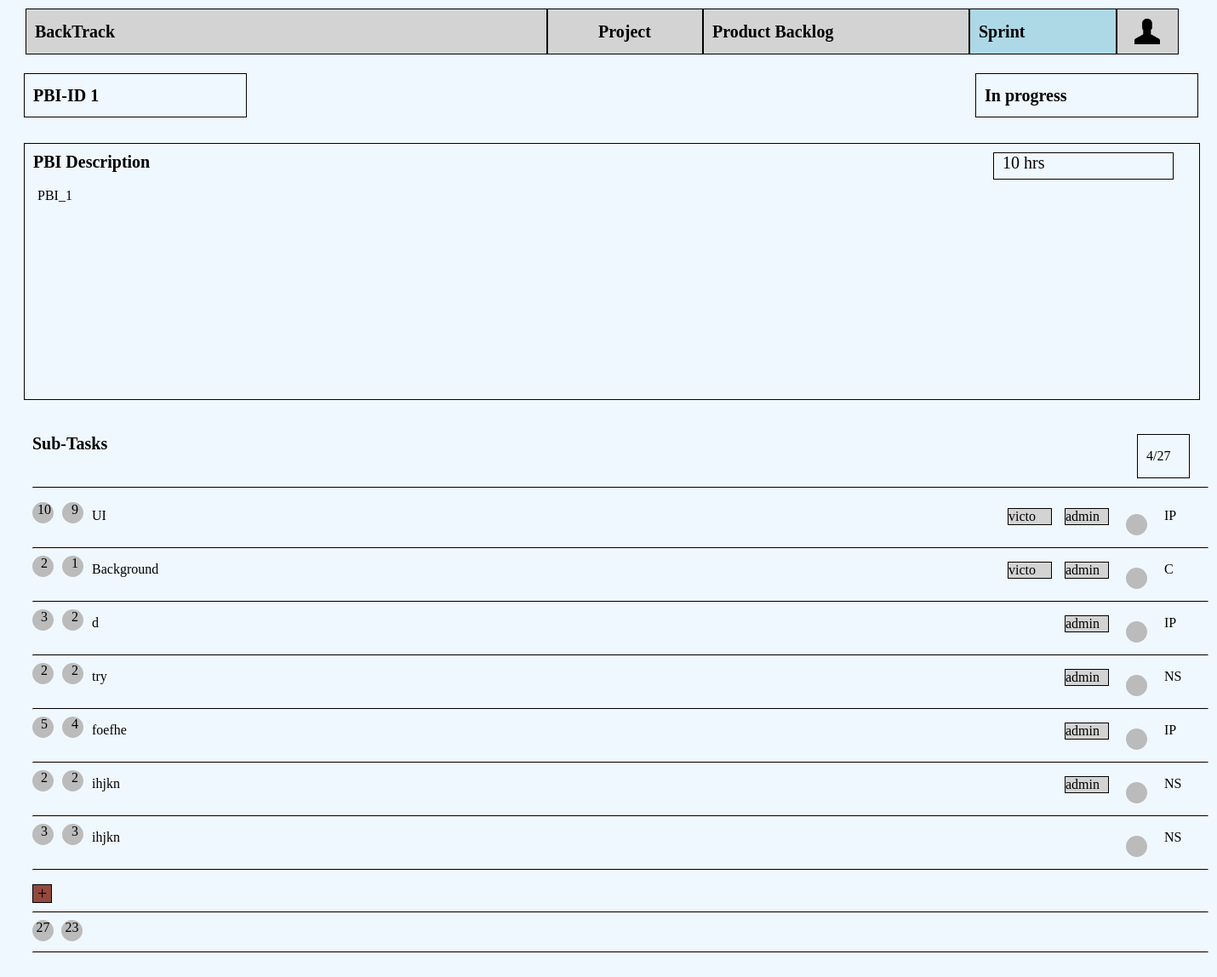
/sprints/pbi1, run on an earlier commit of the app's database.
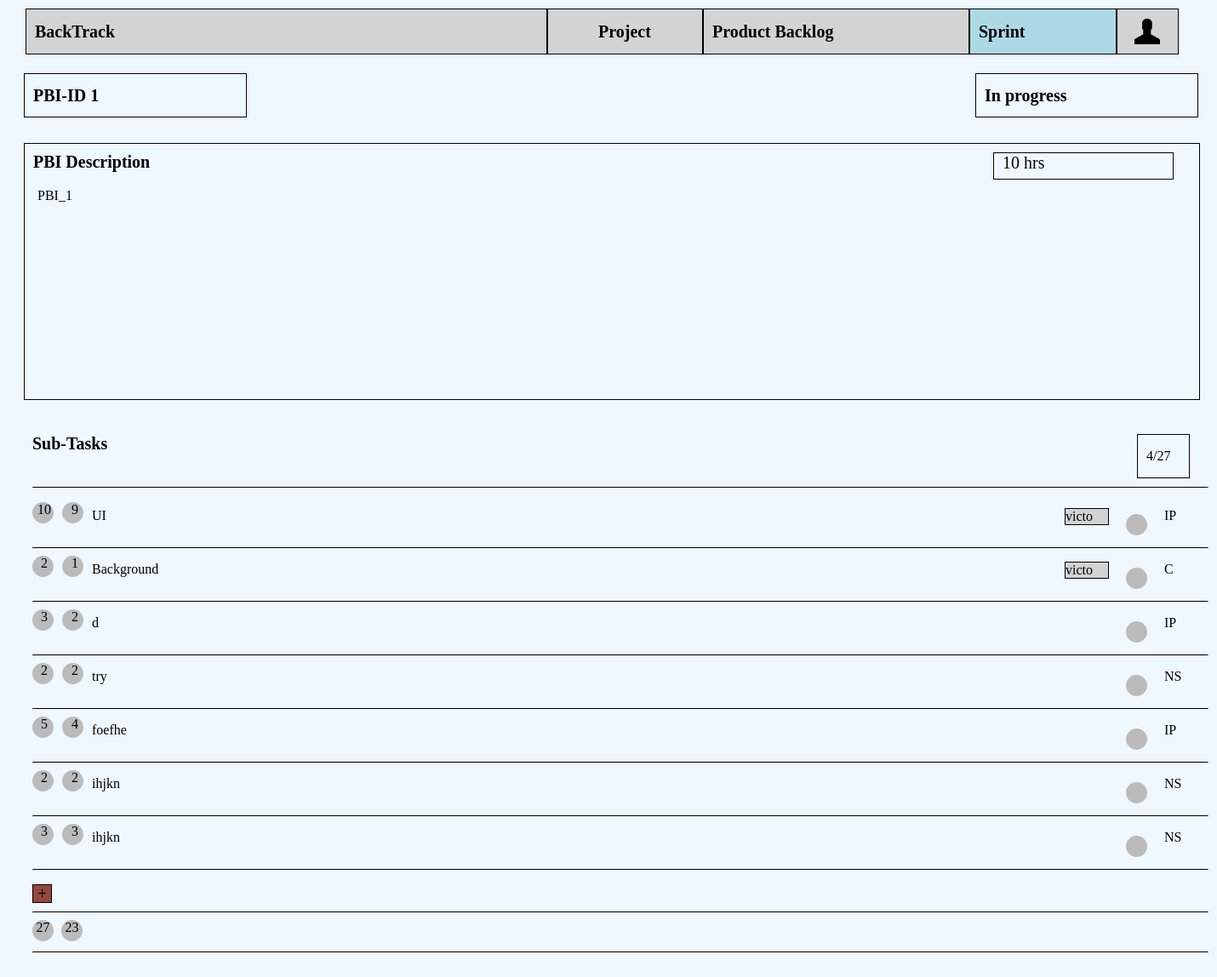
And on a later commit of the database.
### sprints/models.py (models this page shows, shortened)
class PBI(models.Model):
    description = models.CharField(max_length=200)
    id = models.AutoField(primary_key=True)
    STATUS = (('NS', 'Not started'), ('IP', 'In progress'), ('C', 'Complete'))
    status = models.CharField(max_length=10, choices=STATUS, default='IP')
    sprint = models.ForeignKey(SprintBacklog, null=True, on_delete=models.SET_NULL)
    estimated_efforts = models.IntegerField(null=True)
    objects = models.Manager()

class SubTask(models.Model):
    title = models.CharField(max_length=200)
    id = models.AutoField(primary_key=True)
    task = models.ForeignKey(Task, on_delete=models.CASCADE, null=True)
    pbi = models.ForeignKey(PBI, on_delete=models.CASCADE, related_name="SubTask", default=0)
    initialEstimatedEffort = models.IntegerField(null=True)
    remaining_efforts = models.IntegerField(null=True)
    Developers = models.ManyToManyField(Developer, null=True)
    STATUS = (('NS', 'Not started'), ('IP', 'In progress'), ('C', 'Complete'))
    status = models.CharField(max_length=10, choices=STATUS, default='IP')

class Developer(models.Model):
    user = models.OneToOneField(User, related_name="Developer", on_delete=models.CASCADE)
    isProductOwner = models.BooleanField(null=True, default=False)
    project = models.ForeignKey(Project, on_delete=models.SET_NULL, null=True, blank=True)
    def __str__(self):
        return self.user.username

### sprints/views.py (the view)
# urls.py: path('pbi<int:pbi>',views.SprintBackLogsManagement.as_view(), name='sprintBacklogs'),
class SprintBackLogsManagement(TemplateView):
    template_name = "sprints/sprintBacklogs.html"
    def get_context_data(self, **kwargs):
        pbi=self.kwargs['pbi']
        context = super().get_context_data(**kwargs)
        context['task_list']=Task.objects.filter(pbi__pk=pbi)
        context['pbi']=PBI.objects.get(pk=pbi)
        context['subtask_list']=SubTask.objects.filter(pbi__pk=pbi)
        context['pbiID']=pbi
        return context

### templates/sprints/sprintBacklogs.html (shortened to what this page needs)
{% extends 'base.html' %}
{% block content %}
<div id="outside">
    <div id="PBI_ID">PBI-ID {{pbi.id}}</div>
    <div id="Status">
    </div>
    <div id="PBI_Desc">
        <div class="title">PBI Description </div>
        <div id="estimatedEffort">{{pbi.estimated_efforts}} hrs</div>
        <div class="description">{{pbi.description}}</div>
    </div>
    <div id="subTaskList">
        <div class="title">Sub-Tasks</div>
        <div id="completionrate"></div>
        <hr>
        <ul>
            {% for subtask in subtask_list %}
            <li>
                <span class="initEsti circle" style="float:left; text-align: center"> <span style="margin-left:3px;">{{subtask.initialEstimatedEffort}}</span></span>
                <span class="remainEsti circle"style="float:left; text-align: center" > <span style="margin-left:5px;">{{subtask.remaining_efforts}}</span></span>
                <div style="float:left;">{{subtask.title}}</div>
                <div class="rightofsubtask" style="float:right; margin:0px;" >
                    {% for developer in subtask.Developers.all%}
                    <div class="developerName" style="float:left;">{{developer}}</div>
                    {%endfor%}
                    <div  style="float:left;">
                        <div class="circle" onclick="pplBtnOnClick(event)"></div>
                    </div>
                    <div style="width:30px; float: right;">{{subtask.status}}</div>
                </div>
            </li>
            <hr>
            {% endfor %}
        </ul>
        <div>
            <div id="addBtn" onclick="addBtnOnclick()">+</div>
        </div>
        <hr>
        <div id="total" onload="calculate();">
            <span class="initEsti circle" id="total_efforts" style="text-align: center"></span>
            <span class="remainEsti circle" id="remaining_efforts" style="text-align: center"></span>
        </div>
        <hr>
    </div>
</div>
{% endblock %}

### templates/base.html (shortened to what this page needs)
{%load static from staticfiles %}
<link rel="stylesheet" type="text/css" href="{% static 'style.css' %}">
<table id="nav-bar" style="width:1380px;margin-left:20px;">
    <tr>
        <td><b>BackTrack</b></td>
        <td><b><a href="/projectManage" >Project</a></b></td>
        <td><b><a href="/productBacklog">Product Backlog</a></b></td>
        <td><b><a href="/sprints">Sprint</a></b></td>
        <td><img id="humanIcon" src="{% static 'projectManage/humanIcon.png' %}"></td>
    </tr>
</table>
{% block content %}{% endblock %}

### projectManage/static/style.css (style rules this page uses)
#nav-bar { column-count: 4; margin-left: auto; margin-right: auto; }
#nav-bar tr { line-height: 50px; }
#nav-bar td { padding-left: 10px; height: 50px; background-color: lightgray; float: left; border: 1px solid black; font-size: 20px; }
a { text-decoration:none; color: black; }
#nav-bar tr td:first-child { width: 600px; }
#nav-bar tr td:nth-child(2) { text-align: center; width: 180px; font-weight: bold; padding-left: 0px; }
#nav-bar tr td:nth-child(3) { width: 300px; }
#nav-bar tr td:nth-child(4) { width: 160px; }
#nav-bar td:nth-child(5) { width: 70px; display: inline; padding-left: 0px; text-align: center; }
#humanIcon { margin-bottom: 10px; margin-top: 10px; width: 30px; height: 30px; }

### templates/sprints/sprintBacklogs.html (style rules this page uses)
#nav-bar tr td:nth-child(4) { background-color: lightblue; }
#outside { width:1380px; height: auto; margin-left: 20px; margin-top: 10px; }
#PBI_ID { float:left; width: 250px; height: 50px; font-size: 20px; padding-left:10px; margin-top:10px; margin-bottom: 30px; line-height: 50px; border: 1px black solid; font-weight: bold; }
#Status { float:right; width: 250px; height: 50px; font-size: 20px; padding-left:10px; margin-top:10px; margin-bottom: 30px; line-height: 50px; border: 1px black solid; font-weight: bold; }
#PBI_Desc { width:1380px; height:300px; overflow: auto; border: 1px black solid; margin-bottom: 30px; }
.description { float:left; width:1340px; margin-left:15px; }
.title { font-weight: bold; font-size: 20px; width: 200px; margin: 10px; float:left; }
#estimatedEffort { font-size: 20px; float: right; margin:10px; margin-right:30px; padding-left:10px; width: 200px; height: 30px; border: 1px black solid; }
#subTaskList { width:1380px; height:auto; margin-bottom: 30px; }
#completionrate { float:right; width: 50px; height: 40px; padding-left:10px; padding-top: 10px; line-height: 30px; margin:10px; border: 1px black solid; }
hr { margin-left:10px; border-top:1px solid; width:1380px; }
.circle { height: 25px; width: 25px; background-color: #bbb; border-radius: 50%; display: inline-block; overflow: auto; margin-right:5px; font-style: white; }
#addBtn { height:20px; float:left; border: 1px black solid; margin-left: 10px; margin-bottom: 10px; padding-left: 5px; padding-right: 5px; font-size: 20px; line-height: 20px; background-color:rgb(148, 73, 63); }
ul { padding-inline-start: 0px; }
li { margin-left:10px; list-style:none; }
ul li div { margin-left: 5px; margin-right:10px; margin-top:7px; margin-bottom: 7px; }
li .remainEsti { margin-left:5px; }
#total { margin-left: 10px; }
.developerName { float: right; border: 1px black solid; width: 50px; background: lightgrey; }

What changed in the data, as far as the page shows it:
removed Developer: user.username "admin"
